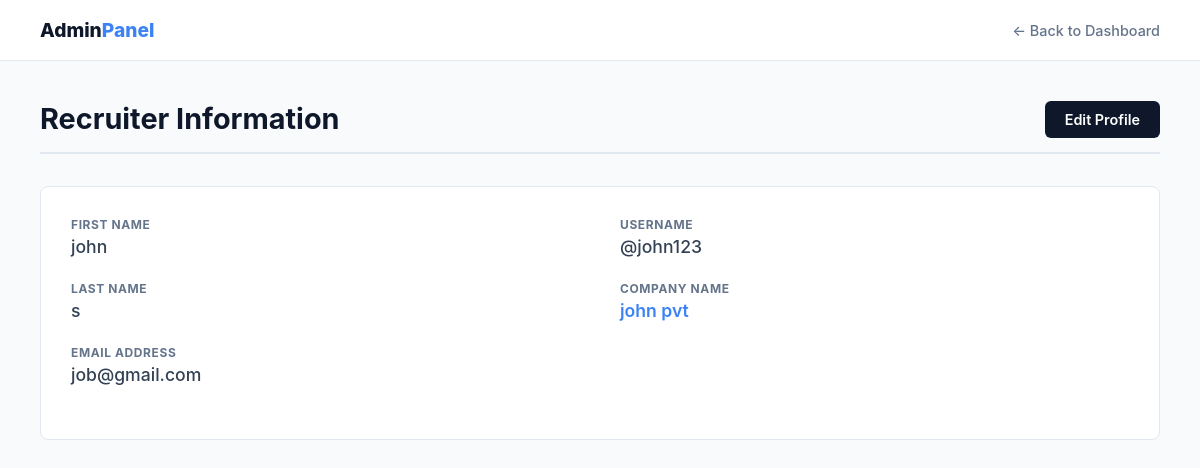
The app's page /personal_detail_admin (signed in) with its own data.
### final_app/models.py (models this page shows)
class adminmodel(models.Model):
    jobadmin=models.ForeignKey(User,on_delete=models.CASCADE)
    company_name=models.CharField(max_length=200)

### final_app/views.py (the view)
# urls.py: path('personal_detail_admin',views.personal_detail_admin,name='personal_detail_admin'),
def personal_detail_admin(request):
    ad=adminmodel.objects.get(jobadmin=request.user)
    return render (request,'personal_detail_admin.html',{'a':ad})

### final_app/templates/personal_detail_admin.html (shortened to what this page needs)
<!DOCTYPE html>
<html lang="en">
<head>
    {% load static %}
    <link rel="stylesheet" href="{% static 'css/personal_detail_admin.css' %}">
</head>
<body>
    <nav class="top-nav">
        <div class="nav-content">
            <span class="brand">Admin<span>Panel</span></span>
            <a href="{% url 'adminfront_load' %}" class="nav-back">&larr; Back to Dashboard</a>
        </div>
    </nav>
    <main class="main-content">
        <div class="page-header">
            <h1>Recruiter Information</h1>
            <div class="header-actions">
                <a href="{% url 'personal_detail_admin_edit' a.id %}" class="btn-primary">Edit Profile</a>
            </div>
        </div>
        <div class="info-grid">
            <div class="info-section">
                <div class="info-group">
                    <label>First Name</label>
                    <p>{{ a.jobadmin.first_name }}</p>
                </div>
                <div class="info-group">
                    <label>Last Name</label>
                    <p>{{ a.jobadmin.last_name }}</p>
                </div>
                <div class="info-group">
                    <label>Email Address</label>
                    <p>{{ a.jobadmin.email }}</p>
                </div>
            </div>
            <div class="info-section">
                <div class="info-group">
                    <label>Username</label>
                    <p>@{{ a.jobadmin.username }}</p>
                </div>
                <div class="info-group">
                    <label>Company Name</label>
                    <p class="company-name">{{ a.company_name }}</p>
                </div>
            </div>
        </div>
    </main>
</body>
</html>

### static/css/personal_detail_admin.css (style rules this page uses)
body { margin: 0; padding: 0; font-family: 'Inter', -apple-system, sans-serif; background-color: #f8fafc; color: #1e293b; }
.top-nav { background: #ffffff; border-bottom: 1px solid #e2e8f0; padding: 0 40px; height: 60px; display: flex; align-items: center; }
.nav-content { width: 100%; display: flex; justify-content: space-between; align-items: center; }
.brand { font-weight: 800; font-size: 1.2rem; color: #0f172a; }
.brand span { color: #3b82f6; }
.nav-back { text-decoration: none; color: #64748b; font-size: 0.9rem; font-weight: 500; }
.main-content { padding: 40px; max-width: 1200px; }
.page-header { display: flex; justify-content: space-between; align-items: center; margin-bottom: 32px; border-bottom: 2px solid #e2e8f0; padding-bottom: 16px; }
.page-header h1 { margin: 0; font-size: 1.8rem; color: #0f172a; }
.info-grid { display: grid; grid-template-columns: repeat(auto-fit, minmax(300px, 1fr)); gap: 40px; background: white; padding: 30px; border-radius: 8px; border: 1px solid #e2e8f0; }
.info-group { margin-bottom: 24px; }
.info-group label { display: block; font-size: 0.75rem; text-transform: uppercase; letter-spacing: 0.05em; color: #64748b; font-weight: 700; margin-bottom: 4px; }
.info-group p { margin: 0; font-size: 1.1rem; font-weight: 500; color: #334155; }
.company-name { color: #3b82f6 !important; font-weight: 600 !important; }
.btn-primary { background-color: #0f172a; color: white; text-decoration: none; padding: 10px 20px; border-radius: 6px; font-weight: 600; font-size: 0.9rem; transition: background 0.2s; }

### records on screen
adminmodel: jobadmin.first_name "john", jobadmin.last_name "s", jobadmin.email "job@gmail.com", jobadmin.username "john123", company_name "john pvt"
